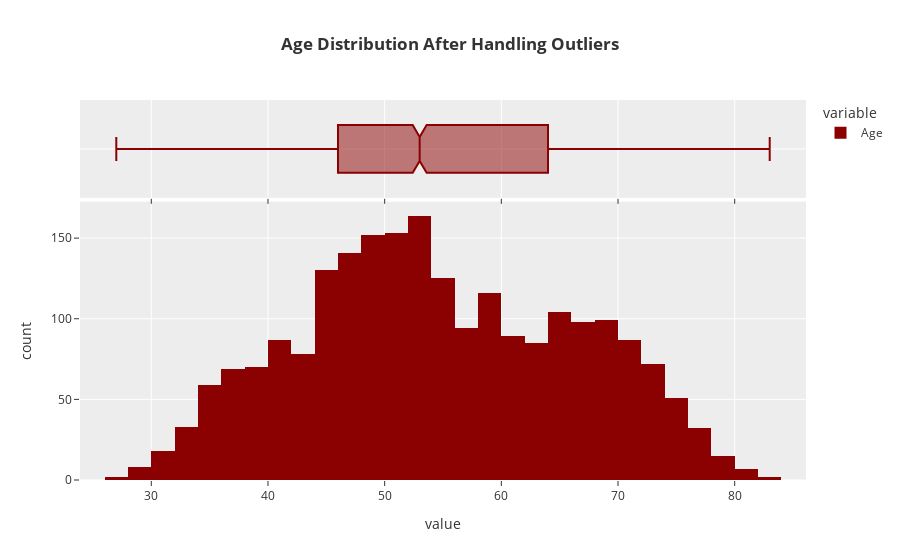

Notebook code for this chart:
### Code cell
fig = px.histogram(data["Age"], marginal="box", title="<b>Age Distribution After Handling Outliers",
                   color_discrete_map={"Age":"darkred"})
fig.show()

print(f"Skewness of Age Distribution is {data['Age'].skew()}")

### Figure 1 — Plotly figure (JSON) as saved in the notebook; plotly's stock layout.template omitted (floating-point values rounded to 4 significant figures; data arrays with more than 128 entries replaced by an {"elided": "..."} marker saying what was removed)
{"data": [{"alignmentgroup": "True", "bingroup": "x", "hovertemplate": "variable=Age<br>value=%{x}<br>count=%{y}<extra></extra>", "legendgroup": "Age", "marker": {"color": "darkred", "pattern": {"shape": ""}}, "name": "Age", "offsetgroup": "Age", "orientation": "v", "showlegend": true, "type": "histogram", "x": {"elided": "2240 float values"}, "xaxis": "x", "yaxis": "y"}, {"alignmentgroup": "True", "hovertemplate": "variable=Age<br>value=%{x}<extra></extra>", "legendgroup": "Age", "marker": {"color": "darkred"}, "name": "Age", "notched": true, "offsetgroup": "Age", "showlegend": false, "type": "box", "x": {"elided": "2240 float values"}, "xaxis": "x2", "yaxis": "y2"}], "layout": {"barmode": "relative", "legend": {"title": {"text": "variable"}, "tracegroupgap": 0}, "title": {"text": "<b>Age Distribution After Handling Outliers"}, "xaxis": {"anchor": "y", "domain": [0, 1], "title": {"text": "value"}}, "xaxis2": {"anchor": "y2", "domain": [0, 1], "matches": "x", "showticklabels": false}, "yaxis": {"anchor": "x", "domain": [0, 0.7326], "title": {"text": "count"}}, "yaxis2": {"anchor": "x2", "domain": [0.7426, 1], "matches": "y2", "showline": false, "showticklabels": false, "ticks": ""}}}
